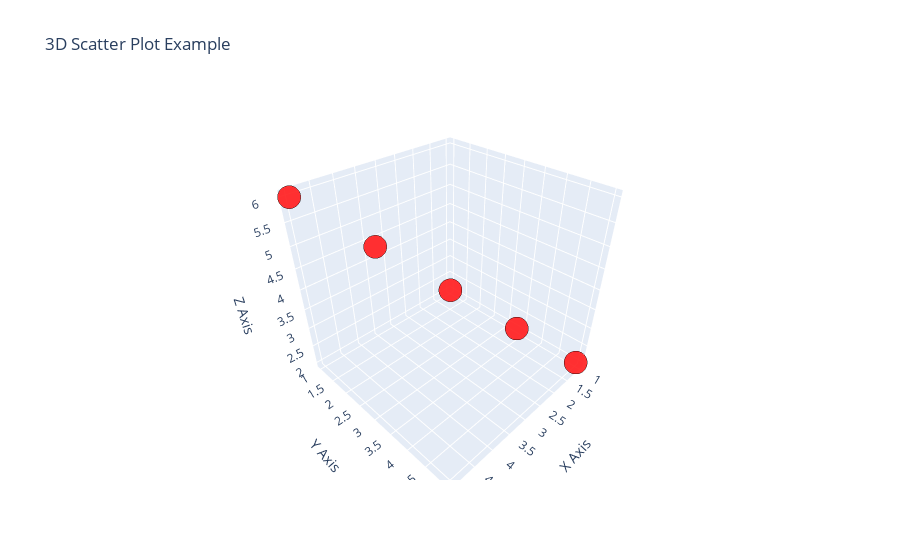

Notebook code for this chart:
### Code cell
import plotly.graph_objects as go
import pandas as pd

# Example DataFrame
# Replace this with your actual data
df = pd.DataFrame({
    'x': [1, 2, 3, 4, 5],
    'y': [5, 4, 3, 2, 1],
    'z': [2, 3, 4, 5, 6]
})

# Create a 3D scatter plot
fig = go.Figure(data=[go.Scatter3d(
    x=df['x'],
    y=df['y'],
    z=df['z'],
    mode='markers',
    marker=dict(
        size=8,
        color='rgba(255, 0, 0, 0.8)',  # Red color with opacity
        line=dict(
            width=2,
            color='rgba(0, 0, 0, 0.8)'  # Black edge color with opacity
        )
    )
)])

# Update layout
fig.update_layout(
    title='3D Scatter Plot Example',
    scene=dict(
        xaxis_title='X Axis',
        yaxis_title='Y Axis',
        zaxis_title='Z Axis'
    )
)

# Show the plot
fig.show()

### Figure 1 — Plotly figure (JSON) as saved in the notebook; plotly's stock layout.template omitted (floating-point values rounded to 4 significant figures)
{"data": [{"marker": {"color": "rgba(255, 0, 0, 0.8)", "line": {"color": "rgba(0, 0, 0, 0.8)", "width": 2}, "size": 8}, "mode": "markers", "type": "scatter3d", "x": [1, 2, 3, 4, 5], "y": [5, 4, 3, 2, 1], "z": [2, 3, 4, 5, 6]}], "layout": {"scene": {"xaxis": {"title": {"text": "X Axis"}}, "yaxis": {"title": {"text": "Y Axis"}}, "zaxis": {"title": {"text": "Z Axis"}}}, "title": {"text": "3D Scatter Plot Example"}}}
